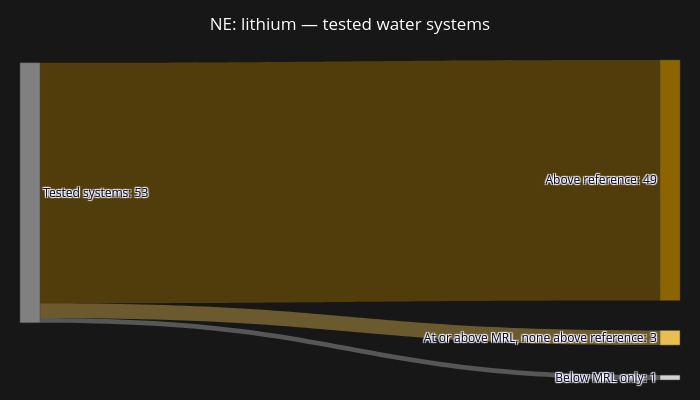

The cell this chart's notebook holds for it:
### Markdown cell above
### Sankey

The final chart is a Sankey showing the breakdown of systems by state categorized by if the system has had no above MRL or Ref measurements in the two year period, at least one measurement at or above MRL but not above Ref, or at least one measurement above ref. The intention of this chart is to show a view of the breakdown of a state's public water systems to pair with the above map data. While the map shows percentages of systems in the above ref category this will then let you drill down to see how we get to those numbers based on system counts. This also shows actual system counts instead of a percentage which gives an insight into the amount of PWS's a state has. 

I first tried to show this data with a waffle chart where each square was a PWS however due to the fact that states have vastly different counts of PWS's the visual would not work for states with very high counts or very low counts. For this reason I switched to a Sankey as it scales with the varying system counts better while still showing a breakdown well. 

This does not show what specific systems fall into each category and do not factor in the impact a specific system may have in terms of the amount of people it serves. It is worth noting as well that these categories represent a snapshot window of monitoring and that continuous collecting and measuring could change this data. This also does not factor in when the measurement was made which means it should not be used as a current status of a state's PWS's.

### Code cell
state = "NE"
contaminant = "lithium"

row = state_summary[
    (state_summary["State"] == state) &
    (state_summary["Contaminant"] == contaminant)
].iloc[0]

total = int(row["TotalPWS"])
at_or_above = int(row["AtOrAboveMRLPWS"])
below = total - at_or_above

labels = [
    f"All tested systems: {total:,}",
    f"Below MRL only: {below:,} ({below / total:.1%})",
    f"At or above MRL: {at_or_above:,} ({at_or_above / total:.1%})"
]

source = [0, 0]
target = [1, 2]
values = [below, at_or_above]
colors = ["gray", "lightgray", "goldenrod"]

# Add the reference breakdown when a cutoff is available
if pd.notna(row["AboveRefPWS"]):
    above_ref = int(row["AboveRefPWS"])
    mrl_only = at_or_above - above_ref

    labels += [
        f"None above reference: {mrl_only:,} ({mrl_only / total:.1%})",
        f"Above reference: {above_ref:,} ({above_ref / total:.1%})"
    ]

    source += [2, 2]
    target += [3, 4]
    values += [mrl_only, above_ref]
    colors += ["#E8BE50", "#8C6500"]

fig = go.Figure(go.Sankey(
    node=dict(
        label=[
            f"Tested systems: {total}",
            f"Below MRL only: {below}",
            f"At or above MRL, none above reference: {mrl_only}",
            f"Above reference: {above_ref}"
        ],
        color=["gray", "lightgray", "#E8BE50", "#8C6500"],
        pad=30,
        thickness=20
    ),
    link=dict(
        source=[0, 0, 0],
        target=[1, 2, 3],
        value=[below, mrl_only, above_ref],
        color=[
            "rgba(180,180,180,0.4)",
            "rgba(232,190,80,0.4)",
            "rgba(140,101,0,0.5)"
        ]
    )
))

fig.update_layout(
    title=f"{state}: {contaminant} — tested water systems",
    height=400,
    width=700,
    margin=dict(l=20, r=20, t=60, b=20),
    paper_bgcolor="#171717",
    font_color="white"
)

fig.show()

### Figure 1 — Plotly figure (JSON) as saved in the notebook; plotly's stock layout.template omitted (floating-point values rounded to 4 significant figures)
{"data": [{"link": {"color": ["rgba(180,180,180,0.4)", "rgba(232,190,80,0.4)", "rgba(140,101,0,0.5)"], "source": [0, 0, 0], "target": [1, 2, 3], "value": [1, 3, 49]}, "node": {"color": ["gray", "lightgray", "#E8BE50", "#8C6500"], "label": ["Tested systems: 53", "Below MRL only: 1", "At or above MRL, none above reference: 3", "Above reference: 49"], "pad": 30, "thickness": 20}, "type": "sankey"}], "layout": {"font": {"color": "white"}, "height": 400, "margin": {"b": 20, "l": 20, "r": 20, "t": 60}, "paper_bgcolor": "#171717", "title": {"text": "NE: lithium — tested water systems"}, "width": 700}}
